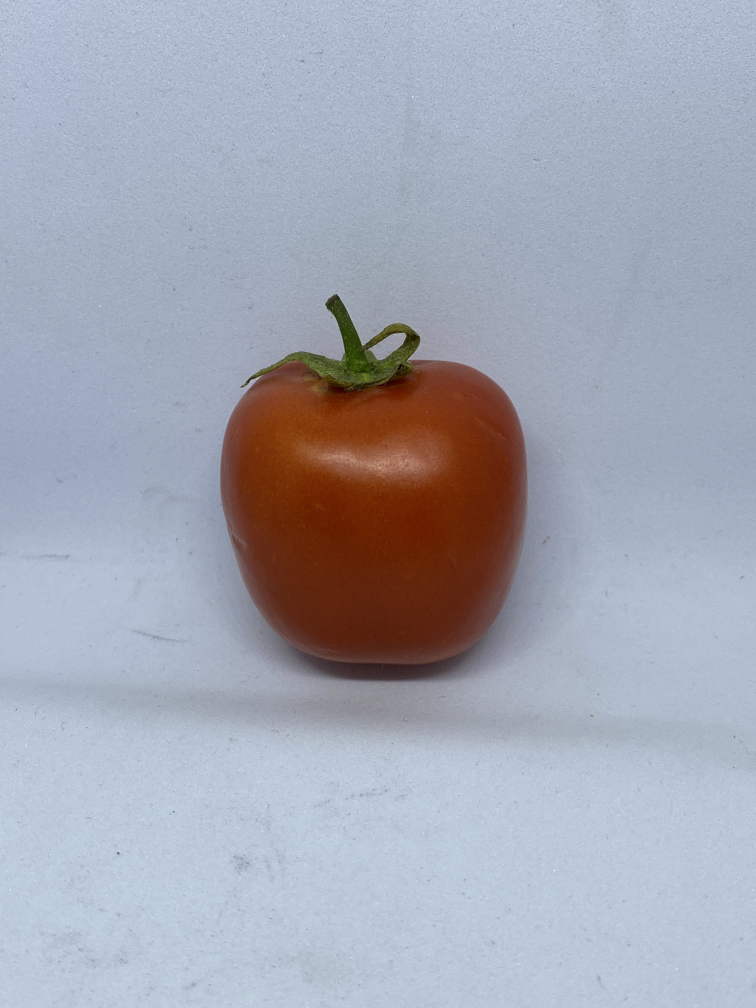
#> input picture REVISI/TM_BARU/tomat1.jpg, 3024 x 4032 px, found by its file name (shown at 1/4 size); its folder holds only this picture in this run
$ python main1.py
#> lines starting #> are read from the running program, lines starting #| are printed output that depends on the picture; after the words box and inside, x2 and y2 are one past the last pixel; in counts of white or black regions, pixels touching at a corner belong together
#> in proses_gambar, gambar_asli is the input picture: shape (4032, 3024, 3); mean B, G, R 180.3, 167.9, 164
import cv2
import os
import pandas as pd
import numpy as np

class SistemCerdasPCV:
    @staticmethod
    def resize_image(image, lebar=100, tinggi=100, output_path=None):
        # Mengatur ukuran gambar yang diinginkan
#> called with lebar = 100, tinggi = 100
        lebar_baru = int(image.shape[1] * lebar / 100)
#> lebar_baru = 3024
        tinggi_baru = int(image.shape[0] * tinggi / 100)
#> tinggi_baru = 4032

        # Resize gambar
        image_resized = cv2.resize(image, (lebar_baru, tinggi_baru))

        # Simpan gambar hasil resize jika output_path diberikan
        if output_path is not None:
            cv2.imwrite(output_path, image_resized)
            print(f"Gambar yang diubah ukuran disimpan di: {output_path}")

        return image_resized

    @staticmethod
    def adjust_brightness_contrast(image, brightness=30, contrast=30):
        return cv2.convertScaleAbs(image, alpha=1 + (contrast / 100), beta=brightness)

    @staticmethod
    def ambil_rata_rgb(gambar):
        gambar_rgb = cv2.cvtColor(gambar, cv2.COLOR_BGR2RGB)  # Konversi BGR ke RGB
        rata_rgb = np.mean(gambar_rgb, axis=(0, 1))  # Rata-rata berdasarkan semua piksel
        rata_rgb = np.round(rata_rgb).astype(int)  # Pembulatan ke integer
        print("Rata-rata RGB:", rata_rgb)  # Tampilkan nilai RGB
        return rata_rgb

    @staticmethod
    def label_kematangan(rgb):
        R, G, B = rgb
        if R > 150 and G < 150 and B < 150:  # Merah pekat (R tinggi)
            return 'Matang'
        elif R > 120 and G > 120 and B < 130:  # Kuning ke oranye
            return 'Setengah Matang'
        else:
            return 'Mentah'

    @staticmethod
    def simpan_hasil(gambar, path_output):
        cv2.imwrite(path_output, gambar)

    @staticmethod
    def crop_tengah_tomat(gambar):
        tmp = cv2.cvtColor(gambar, cv2.COLOR_BGR2GRAY)
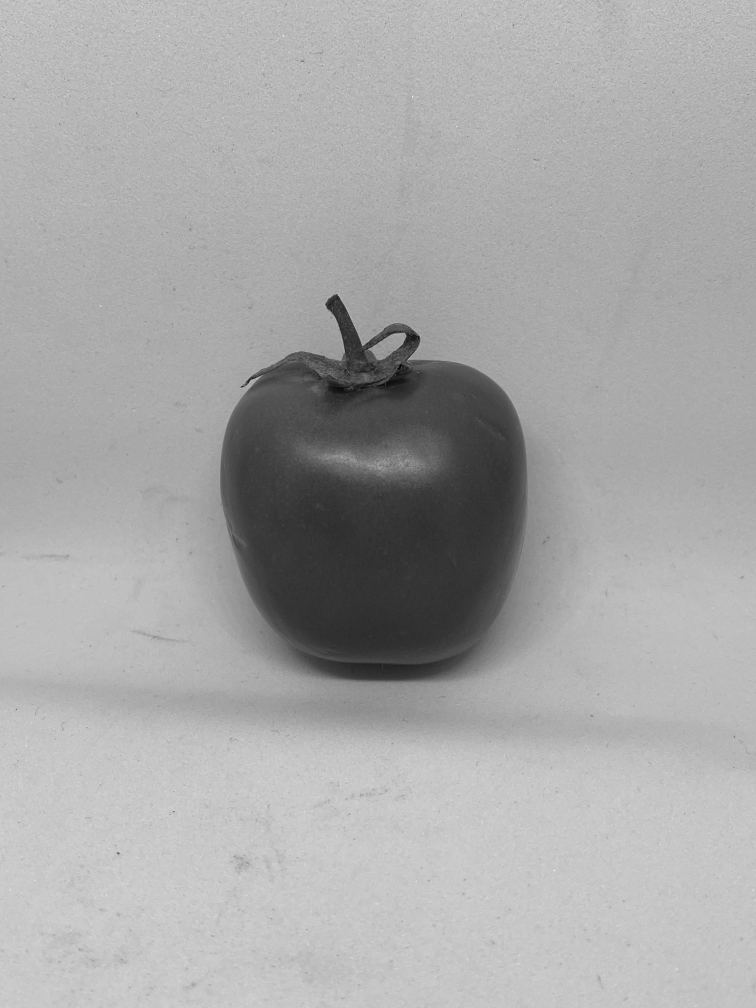
#> tmp: shape (4032, 3024) (shown at 1/4 size); min 1, max 253, mean 168.1
        _, mask = cv2.threshold(tmp, 127, 255, cv2.THRESH_BINARY_INV)
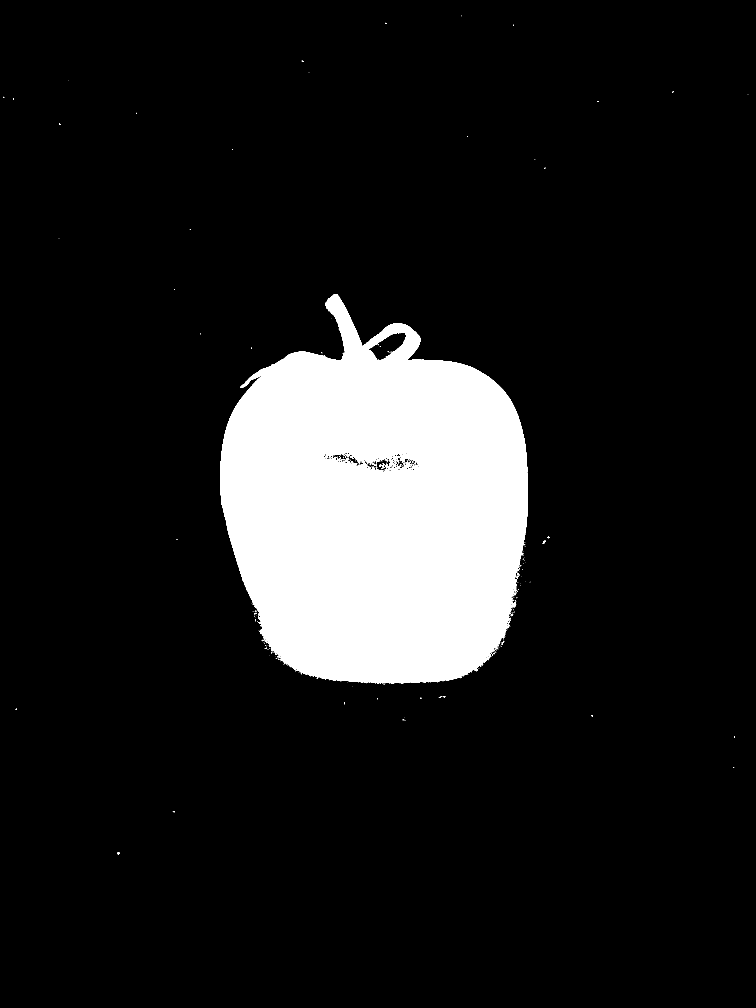
#> mask: shape (4032, 3024) (shown at 1/4 size); 11.5% white; 330 white regions (307 under 20 px), largest, box (x1, y1, x2, y2) and area: (881, 1176, 2112, 2734) 1401590, (2171, 2162, 2182, 2175) 74, (1400, 1824, 1415, 1834) 63

        mask = cv2.dilate(mask.copy(), None, iterations=5)
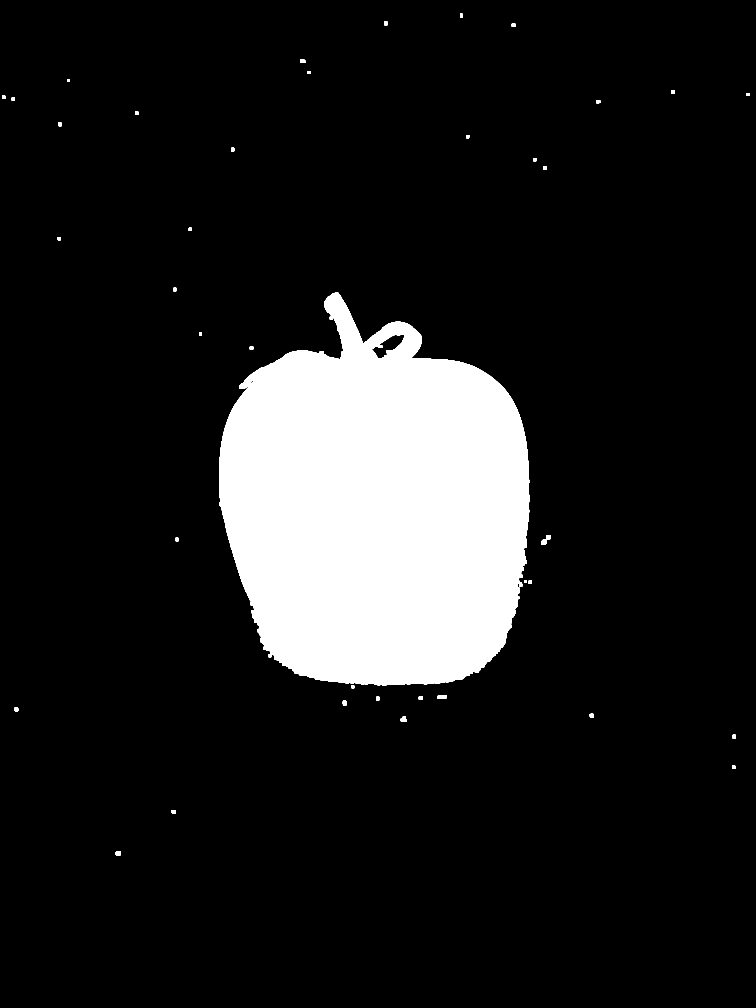
#> mask: shape (4032, 3024) (shown at 1/4 size); 12% white; 39 white regions, largest, box (x1, y1, x2, y2) and area: (876, 1171, 2117, 2742) 1459915, (2166, 2142, 2203, 2180) 702, (1750, 2781, 1787, 2795) 486
        mask = cv2.erode(mask.copy(), None, iterations=5)
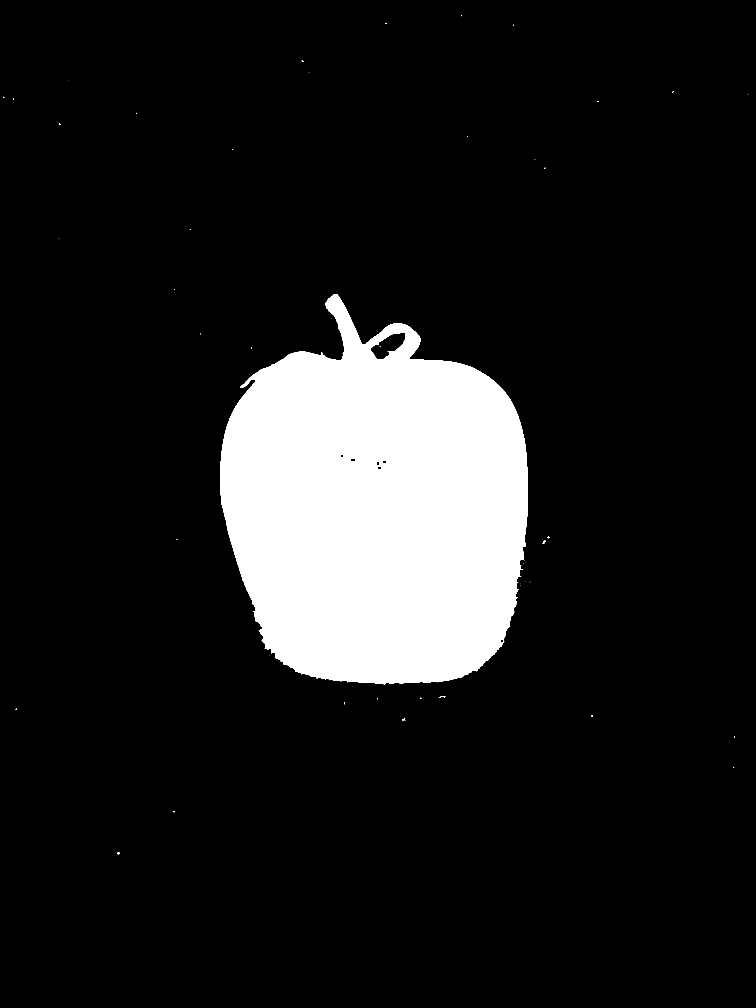
#> mask: shape (4032, 3024) (shown at 1/4 size); 11.7% white; 52 white regions (42 under 20 px)

        contours, _ = cv2.findContours(mask, cv2.RETR_TREE, cv2.CHAIN_APPROX_SIMPLE)
#> contours = 59 contours, 47 with area under 20; largest, box (x1, y1, x2, y2) and area: (881, 1176, 2112, 2737) 1429118, (1480, 1331, 1624, 1440) 8422, (1401, 1833, 1423, 1848) 276, (1528, 1840, 1547, 1856) 255, (1508, 1865, 1525, 1880) 216

        if contours:  # Pastikan ada kontur
            # Ambil kontur terbesar
            c = max(contours, key=cv2.contourArea)
#> c = contour of 2017 points, box (x1, y1, x2, y2) (881, 1176, 2112, 2737), area 1429118
            # Mendapatkan bounding box dari kontur terbesar
            x, y, w, h = cv2.boundingRect(c)
#> x = 881; y = 1176; w = 1231; h = 1561
            # Mengcrop gambar berdasarkan bounding box
            return gambar[y:y + h, x:x + w]
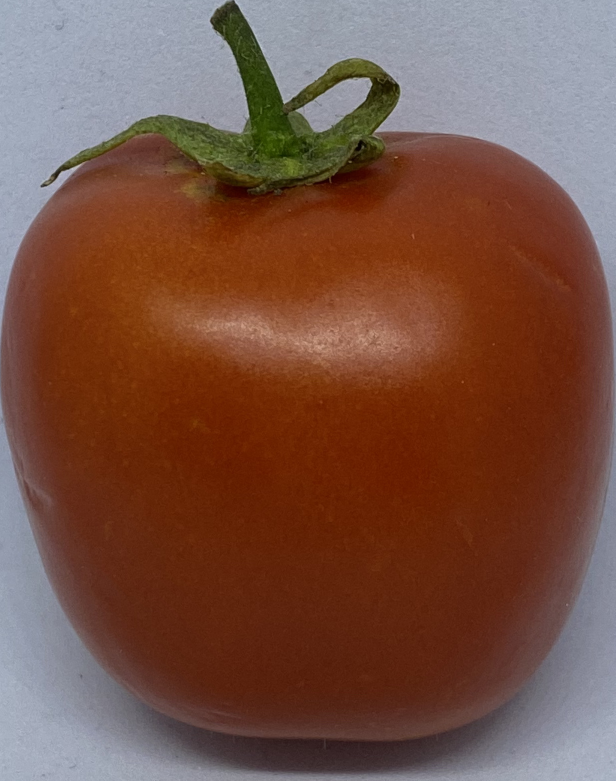
#> returned value: shape (1561, 1231, 3) (shown at 1/2 size); mean of channels 0, 1, 2 67.7, 81.8, 119.1; drawn as B, G, R

        return gambar  # Jika tidak ada kontur, kembalikan gambar asli

    @staticmethod
    def proses_gambar(folder_path):
        data = {'Nama Gambar': [], 'R': [], 'G': [], 'B': [], 'label': []}

        # Direktori untuk menyimpan gambar yang diresize
        output_resize_directory = "D:/New folder/Tomat.in/PCV_SistemCerdas_Tomat.In/REVISI/hasil_resize"
        os.makedirs(output_resize_directory, exist_ok=True)

        for namagambar in os.listdir(folder_path):
            path_file = os.path.join(folder_path, namagambar)
            gambar_asli = cv2.imread(path_file)
            if gambar_asli is not None:
                # Simpan gambar yang diresize
                output_resize_path = os.path.join(output_resize_directory, f'resize_{namagambar}')
                gambar_diubah = SistemCerdasPCV.resize_image(gambar_asli, output_path=output_resize_path)

                # Crop bagian tengah gambar
                gambar_diubah = SistemCerdasPCV.crop_tengah_tomat(gambar_diubah)

                # Penyesuaian kecerahan dan kontras
                gambar_diubah = SistemCerdasPCV.adjust_brightness_contrast(gambar_diubah)
#> in adjust_brightness_contrast, `return cv2.convertScaleAbs(image, alpha=1 + (contrast / 100), beta=bri..`:
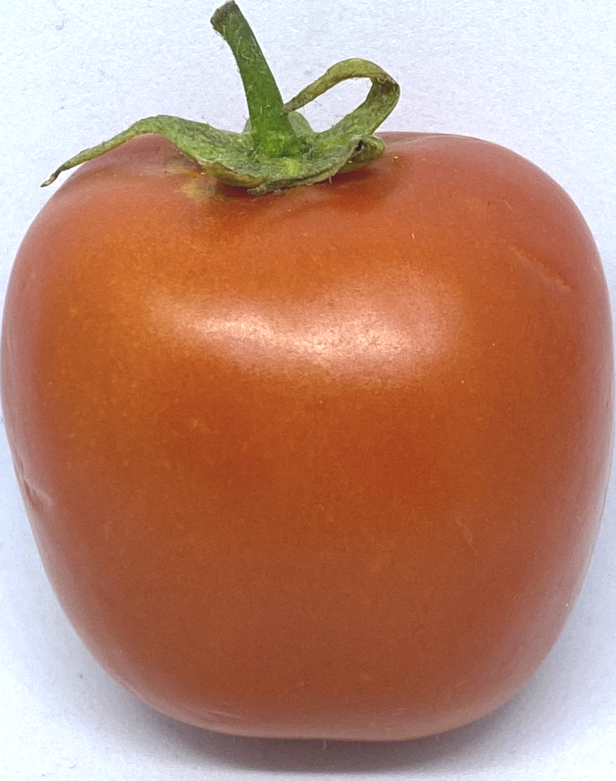
#> returned value: shape (1561, 1231, 3) (shown at 1/2 size); mean of channels 0, 1, 2 116.1, 136.3, 184.8; drawn as B, G, R

                rata_rgb = SistemCerdasPCV.ambil_rata_rgb(gambar_diubah)
#> in ambil_rata_rgb, `rata_rgb = np.mean(gambar_rgb, axis=(0, 1))`: rata_rgb = [184.8, 136.3, 116.1]
#> in ambil_rata_rgb, `rata_rgb = np.round(rata_rgb).astype(int)`: rata_rgb = [185, 136, 116]
#| Rata-rata RGB: [185 136 116]
#> rata_rgb = [185, 136, 116]
                label = SistemCerdasPCV.label_kematangan(rata_rgb)
#> in label_kematangan, `R, G, B = rgb`: R = 185; G = 136; B = 116
#> label = 'Matang'

                # Menyimpan hasil ke dalam dictionary
                data['Nama Gambar'].append(namagambar)
                data['R'].append(rata_rgb[0])
                data['G'].append(rata_rgb[1])
                data['B'].append(rata_rgb[2])
                data['label'].append(label)

                # Simpan gambar hasil crop
                output_directory = "D:/New folder/Tomat.in/PCV_SistemCerdas_Tomat.In/REVISI/hasil_cropping_matang"
                os.makedirs(output_directory, exist_ok=True)
                output_path = os.path.join(output_directory, f"hasil_{namagambar}")
                SistemCerdasPCV.simpan_hasil(gambar_diubah, output_path)

        # Simpan hasil ke Excel
        df = pd.DataFrame(data)
        output_file = 'D:/New folder/Tomat.in/PCV_SistemCerdas_Tomat.In/REVISI/hasil_cropping_matang_v2.xlsx'
        df.to_excel(output_file, index=False)
        print("Hasil ekstraksi disimpan ke 'hasil_cropping_matang.xlsx'")

if __name__ == "__main__":
    folder_path = "D:/New folder/Tomat.in/PCV_SistemCerdas_Tomat.In/REVISI/TM_BARU"
    SistemCerdasPCV.proses_gambar(folder_path)

$ run again, on REVISI/TM_BARU/tomat13.jpg
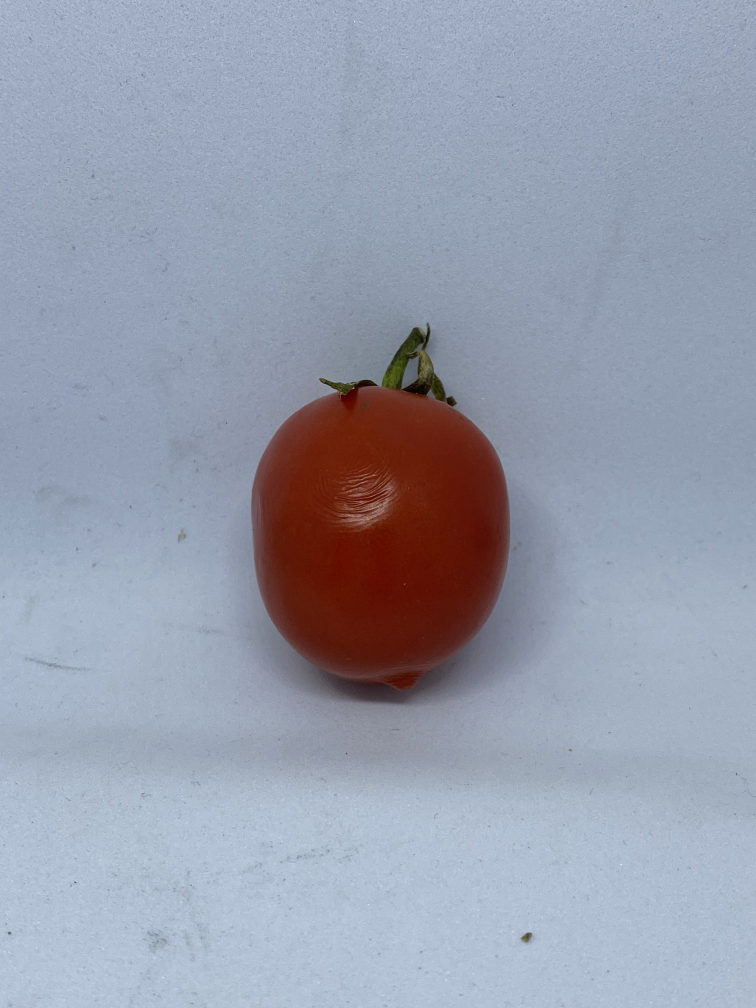
#> input picture REVISI/TM_BARU/tomat13.jpg, 3024 x 4032 px, found by its file name (shown at 1/4 size)
#> in proses_gambar, gambar_asli is the input picture: shape (4032, 3024, 3); mean B, G, R 173.8, 157.7, 151.7
#> in crop_tengah_tomat, `mask = cv2.erode(mask.copy(), None, iterations=5)`:
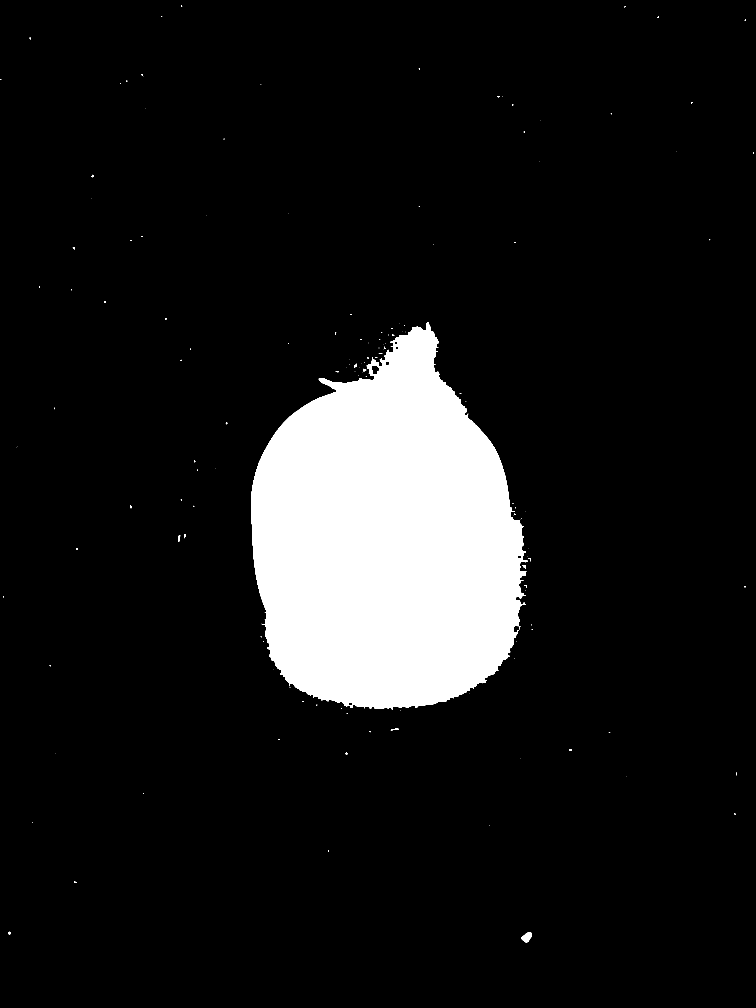
#> mask: shape (4032, 3024) (shown at 1/4 size); 10.1% white; 146 white regions (111 under 20 px)
#> contours = 152 contours, 128 with area under 20; largest, box (x1, y1, x2, y2) and area: (1004, 1289, 2109, 2838) 1224686, (2085, 3731, 2127, 3769) 976, (1487, 1460, 1517, 1500) 930, (1541, 1446, 1557, 1462) 219, (2068, 2221, 2085, 2235) 204
#> c = contour of 1889 points, box (x1, y1, x2, y2) (1004, 1289, 2109, 2838), area 1224686
#> x = 1004; y = 1289; w = 1105; h = 1549
#> in adjust_brightness_contrast, `return cv2.convertScaleAbs(image, alpha=1 + (contrast / 100), beta=bri..`:
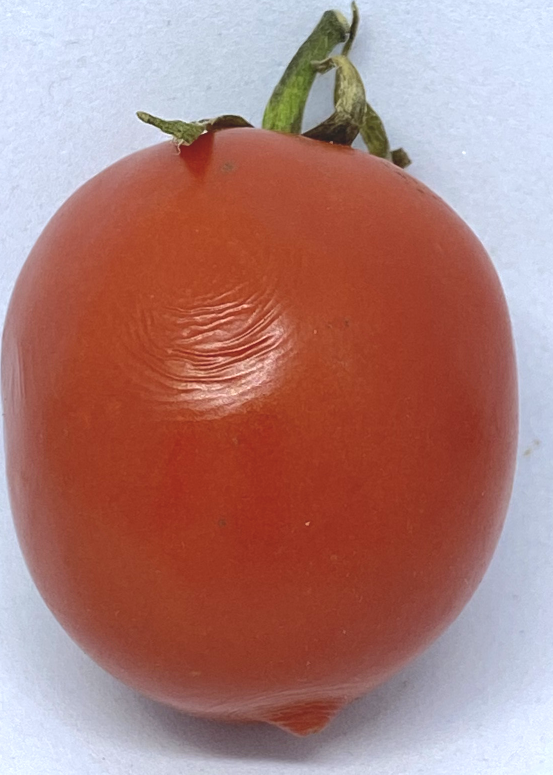
#> returned value: shape (1549, 1105, 3) (shown at 1/2 size); mean of channels 0, 1, 2 121.3, 125.3, 172.2; drawn as B, G, R
#> in ambil_rata_rgb, `rata_rgb = np.mean(gambar_rgb, axis=(0, 1))`: rata_rgb = [172.2, 125.3, 121.3]
#> in ambil_rata_rgb, `rata_rgb = np.round(rata_rgb).astype(int)`: rata_rgb = [172, 125, 121]
#| Rata-rata RGB: [172 125 121]
#> R = 172; G = 125; B = 121
#> label = 'Matang'
